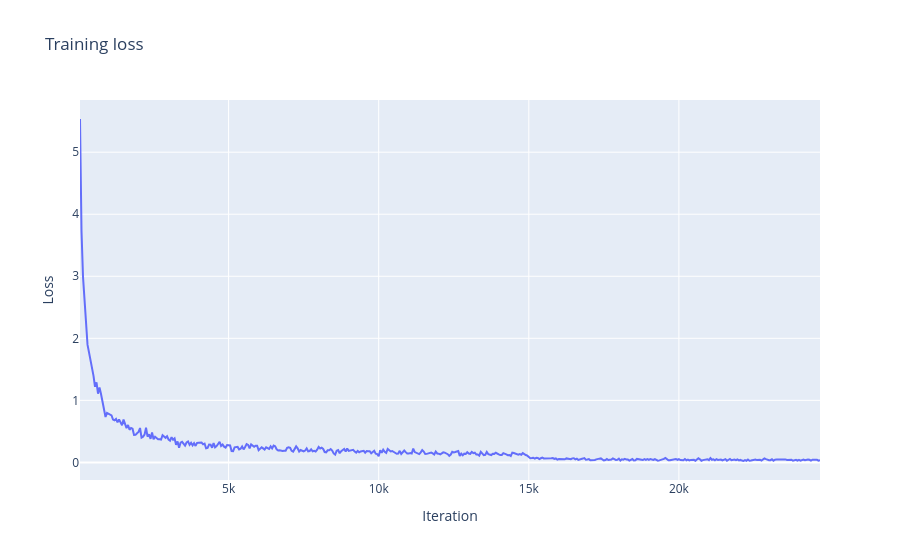
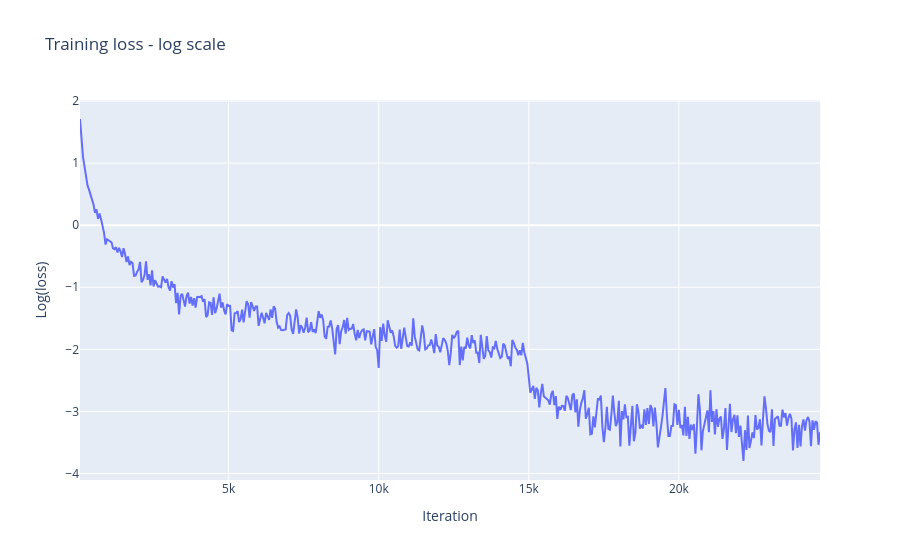
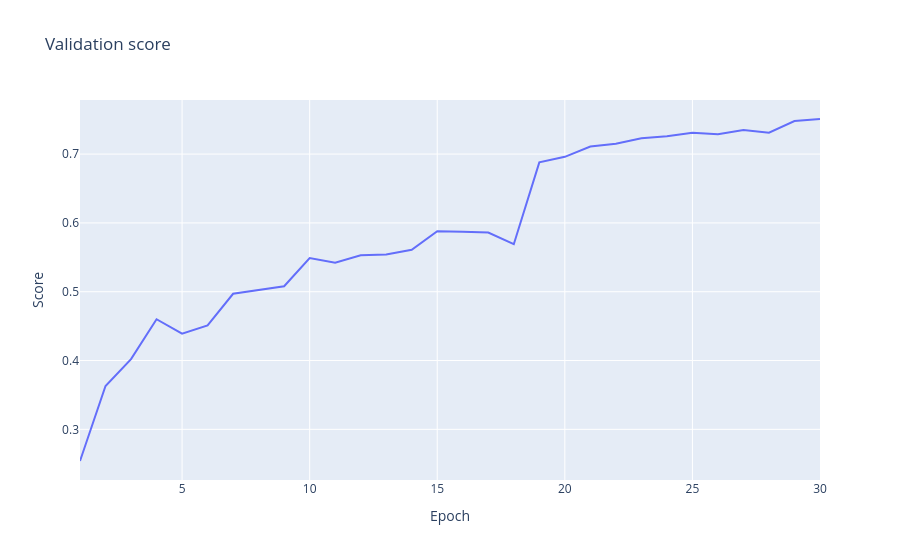

Write notebook code for charts like these, in order.
### Code cell
plot_losses(losses)
plot_log_losses(losses)
plot_scores(scores)

### Figure 1 — Plotly figure (JSON) as saved in the notebook; plotly's stock layout.template omitted (floating-point values rounded to 4 significant figures; data arrays with more than 128 entries replaced by an {"elided": "..."} marker saying what was removed)
{"data": [{"mode": "lines", "type": "scatter", "x": {"elided": "494 int values"}, "y": {"elided": "495 float values"}}], "layout": {"title": {"text": "Training loss"}, "xaxis": {"title": {"text": "Iteration"}}, "yaxis": {"title": {"text": "Loss"}}}}

### Figure 2 — Plotly figure (JSON) as saved in the notebook; plotly's stock layout.template omitted (floating-point values rounded to 4 significant figures; data arrays with more than 128 entries replaced by an {"elided": "..."} marker saying what was removed)
{"data": [{"mode": "lines", "type": "scatter", "x": {"elided": "494 int values"}, "y": {"elided": "495 float values"}}], "layout": {"title": {"text": "Training loss - log scale"}, "xaxis": {"title": {"text": "Iteration"}}, "yaxis": {"title": {"text": "Log(loss)"}}}}

### Figure 3 — Plotly figure (JSON) as saved in the notebook; plotly's stock layout.template omitted (floating-point values rounded to 4 significant figures)
{"data": [{"mode": "lines", "type": "scatter", "x": [1, 2, 3, 4, 5, 6, 7, 8, 9, 10, 11, 12, 13, 14, 15, 16, 17, 18, 19, 20, 21, 22, 23, 24, 25, 26, 27, 28, 29, 30], "y": [0.254, 0.363, 0.402, 0.46, 0.439, 0.451, 0.497, 0.502, 0.508, 0.549, 0.542, 0.553, 0.554, 0.561, 0.588, 0.587, 0.586, 0.569, 0.688, 0.696, 0.711, 0.715, 0.723, 0.726, 0.731, 0.729, 0.735, 0.731, 0.748, 0.751]}], "layout": {"title": {"text": "Validation score"}, "xaxis": {"title": {"text": "Epoch"}}, "yaxis": {"title": {"text": "Score"}}}}
